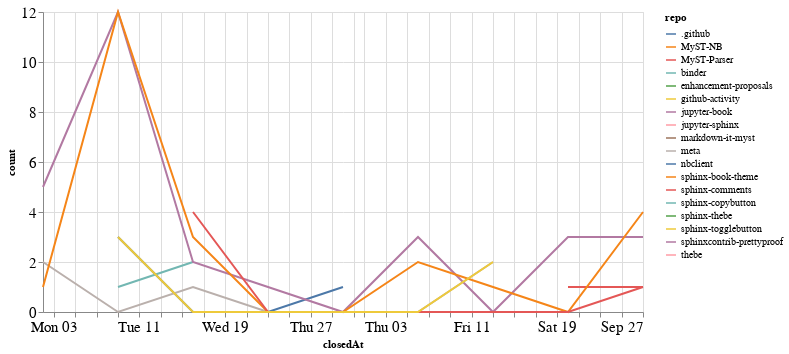

Notebook source saved alongside this figure:
### Code cell
closed_by_time = closed_by.groupby('repo').resample('W', on='closedAt').count()['author'].reset_index()
closed_by_time = closed_by_time.rename(columns={'author': 'count'})

alt.Chart(closed_by_time, width=600).mark_line().encode(
    x='closedAt',
    y='count',
    color='repo',
    tooltip="repo"
)

### Figure 1 — Vega-Lite specification as saved in the notebook (floating-point values rounded to 4 significant figures)
{"config": {"axisLeft": {"labelFontSize": 15}, "axisBottom": {"labelFontSize": 15}}, "data": {"name": "data-6868e5cdbe3ed73c5bc76af21e779367"}, "mark": "line", "encoding": {"color": {"type": "nominal", "field": "repo"}, "tooltip": {"type": "nominal", "field": "repo"}, "x": {"type": "temporal", "field": "closedAt"}, "y": {"type": "quantitative", "field": "count"}}, "width": 600, "$schema": "https://vega.github.io/schema/vega-lite/v4.8.1.json", "datasets": {"data-6868e5cdbe3ed73c5bc76af21e779367": [{"repo": ".github", "closedAt": "2020-08-09T00:00:00", "count": 3}, {"repo": ".github", "closedAt": "2020-08-16T00:00:00", "count": 0}, {"repo": ".github", "closedAt": "2020-08-23T00:00:00", "count": 0}, {"repo": ".github", "closedAt": "2020-08-30T00:00:00", "count": 1}, {"repo": "MyST-NB", "closedAt": "2020-09-06T00:00:00", "count": 1}, {"repo": "MyST-Parser", "closedAt": "2020-09-20T00:00:00", "count": 1}, {"repo": "MyST-Parser", "closedAt": "2020-09-27T00:00:00", "count": 1}, {"repo": "binder", "closedAt": "2020-08-09T00:00:00", "count": 1}, {"repo": "binder", "closedAt": "2020-08-16T00:00:00", "count": 2}, {"repo": "enhancement-proposals", "closedAt": "2020-08-30T00:00:00", "count": 1}, {"repo": "github-activity", "closedAt": "2020-08-09T00:00:00", "count": 2}, {"repo": "jupyter-book", "closedAt": "2020-08-02T00:00:00", "count": 5}, {"repo": "jupyter-book", "closedAt": "2020-08-09T00:00:00", "count": 12}, {"repo": "jupyter-book", "closedAt": "2020-08-16T00:00:00", "count": 2}, {"repo": "jupyter-book", "closedAt": "2020-08-23T00:00:00", "count": 1}, {"repo": "jupyter-book", "closedAt": "2020-08-30T00:00:00", "count": 0}, {"repo": "jupyter-book", "closedAt": "2020-09-06T00:00:00", "count": 3}, {"repo": "jupyter-book", "closedAt": "2020-09-13T00:00:00", "count": 0}, {"repo": "jupyter-book", "closedAt": "2020-09-20T00:00:00", "count": 3}, {"repo": "jupyter-book", "closedAt": "2020-09-27T00:00:00", "count": 3}, {"repo": "jupyter-sphinx", "closedAt": "2020-09-27T00:00:00", "count": 1}, {"repo": "markdown-it-myst", "closedAt": "2020-08-09T00:00:00", "count": 1}, {"repo": "meta", "closedAt": "2020-08-02T00:00:00", "count": 2}, {"repo": "meta", "closedAt": "2020-08-09T00:00:00", "count": 0}, {"repo": "meta", "closedAt": "2020-08-16T00:00:00", "count": 1}, {"repo": "meta", "closedAt": "2020-08-23T00:00:00", "count": 0}, {"repo": "meta", "closedAt": "2020-08-30T00:00:00", "count": 0}, {"repo": "meta", "closedAt": "2020-09-06T00:00:00", "count": 0}, {"repo": "meta", "closedAt": "2020-09-13T00:00:00", "count": 2}, {"repo": "nbclient", "closedAt": "2020-09-13T00:00:00", "count": 1}, {"repo": "sphinx-book-theme", "closedAt": "2020-08-02T00:00:00", "count": 1}, {"repo": "sphinx-book-theme", "closedAt": "2020-08-09T00:00:00", "count": 12}, {"repo": "sphinx-book-theme", "closedAt": "2020-08-16T00:00:00", "count": 3}, {"repo": "sphinx-book-theme", "closedAt": "2020-08-23T00:00:00", "count": 0}, {"repo": "sphinx-book-theme", "closedAt": "2020-08-30T00:00:00", "count": 0}, {"repo": "sphinx-book-theme", "closedAt": "2020-09-06T00:00:00", "count": 2}, {"repo": "sphinx-book-theme", "closedAt": "2020-09-13T00:00:00", "count": 1}, {"repo": "sphinx-book-theme", "closedAt": "2020-09-20T00:00:00", "count": 0}, {"repo": "sphinx-book-theme", "closedAt": "2020-09-27T00:00:00", "count": 4}, {"repo": "sphinx-comments", "closedAt": "2020-08-16T00:00:00", "count": 4}, {"repo": "sphinx-comments", "closedAt": "2020-08-23T00:00:00", "count": 0}, {"repo": "sphinx-comments", "closedAt": "2020-08-30T00:00:00", "count": 0}, {"repo": "sphinx-comments", "closedAt": "2020-09-06T00:00:00", "count": 0}, {"repo": "sphinx-comments", "closedAt": "2020-09-13T00:00:00", "count": 0}, {"repo": "sphinx-comments", "closedAt": "2020-09-20T00:00:00", "count": 0}, {"repo": "sphinx-comments", "closedAt": "2020-09-27T00:00:00", "count": 1}, {"repo": "sphinx-copybutton", "closedAt": "2020-09-27T00:00:00", "count": 1}, {"repo": "sphinx-thebe", "closedAt": "2020-08-16T00:00:00", "count": 1}, {"repo": "sphinx-togglebutton", "closedAt": "2020-08-09T00:00:00", "count": 3}, {"repo": "sphinx-togglebutton", "closedAt": "2020-08-16T00:00:00", "count": 0}, {"repo": "sphinx-togglebutton", "closedAt": "2020-08-23T00:00:00", "count": 0}, {"repo": "sphinx-togglebutton", "closedAt": "2020-08-30T00:00:00", "count": 0}, {"repo": "sphinx-togglebutton", "closedAt": "2020-09-06T00:00:00", "count": 0}, {"repo": "sphinx-togglebutton", "closedAt": "2020-09-13T00:00:00", "count": 2}, {"repo": "sphinxcontrib-prettyproof", "closedAt": "2020-09-27T00:00:00", "count": 1}, {"repo": "thebe", "closedAt": "2020-08-16T00:00:00", "count": 1}]}}
